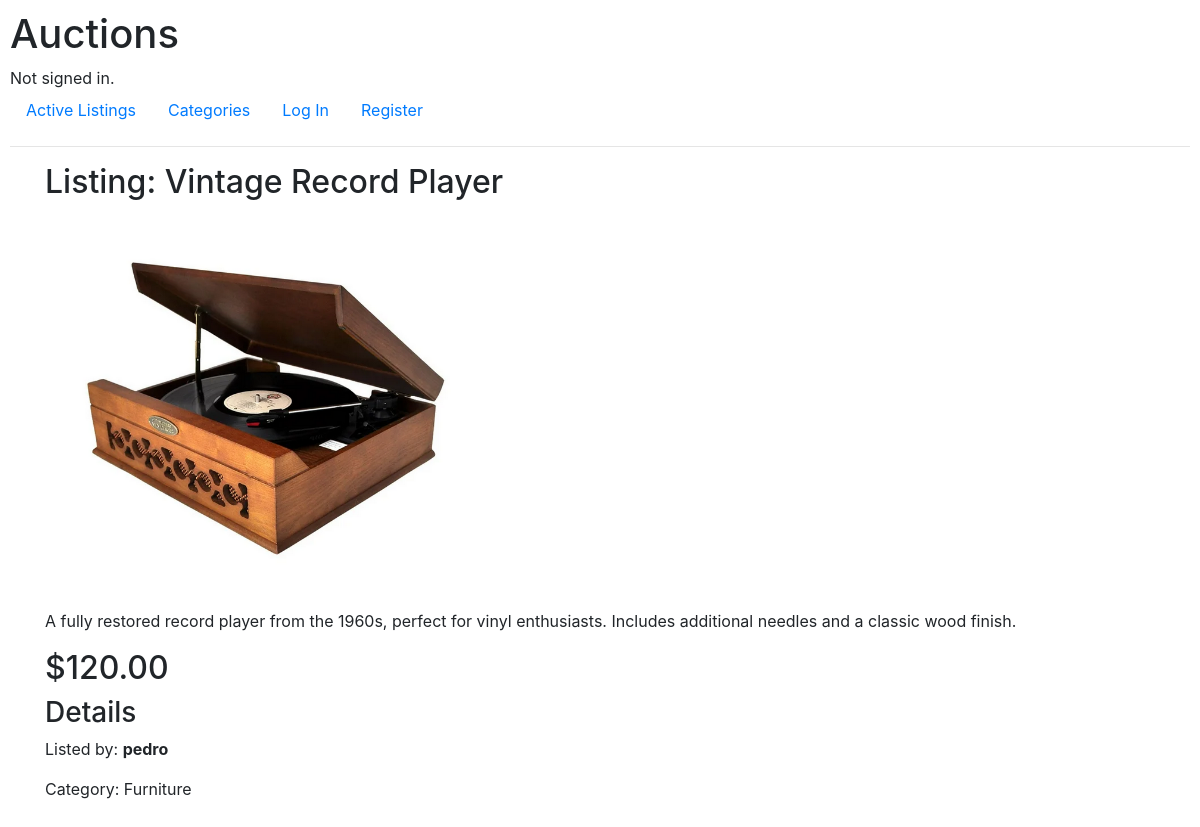
/listing/1, run on the app's committed database.
### auctions/models.py (models this page shows)
class AuctionListing(models.Model):
    name = models.CharField(max_length=100)
    description = models.TextField()
    current_bid = models.DecimalField(max_digits=10, decimal_places=2)
    photo = models.ImageField(upload_to='listings/', null=True, blank=True)
    datetime_submited = models.DateTimeField(auto_now_add=True)
    category = models.ForeignKey(Category, on_delete=models.CASCADE)
    listed_by = models.ForeignKey(User, on_delete=models.CASCADE)
    def __str__(self):
        return self.name

class User(AbstractUser):
    pass

class Category(models.Model):
    name = models.CharField(max_length=100)
    photo = models.ImageField(upload_to='categories/', null=True, blank=True)
    def __str__(self):
        return self.name

### auctions/views.py (the view)
# urls.py: path("listing/<int:listing_id>", views.listing_details, name="listing_details"),
def listing_details(request, listing_id):
    return render(request, 'auctions/listing_details.html', {
        'listing': AuctionListing.objects.get(id=listing_id)
    })

### auctions/templates/auctions/listing_details.html (shortened to what this page needs)
{% extends "auctions/layout.html" %}
{% block body %}
    <h2>Listing: {{ listing }}</h2>
    <div>
        <img src="{{ listing.photo.url }}" alt="{{ listing }}" width="auto" height="400px">
        <p>{{ listing.description }}</p>
        <h2>${{ listing.current_bid }}</h2>
    </div>
    <div>
        <h3>Details</h3>
        <p>Listed by: <strong>{{ listing.listed_by }}</strong></p>
        <p>Category: {{ listing.category }}</p>
    </div>
{% endblock body %}

### auctions/static/auctions/styles.css (style rules this page uses)
body { padding: 10px; }

### data on the page
AuctionListing: name "Vintage Record Player", photo (picture), description "A fully restored record player from the 1960s, perfect for vinyl enthusiasts. Includes additional needles and a classic wood finish.", current_bid "120.00", listed_by "pedro", category "Furniture"
